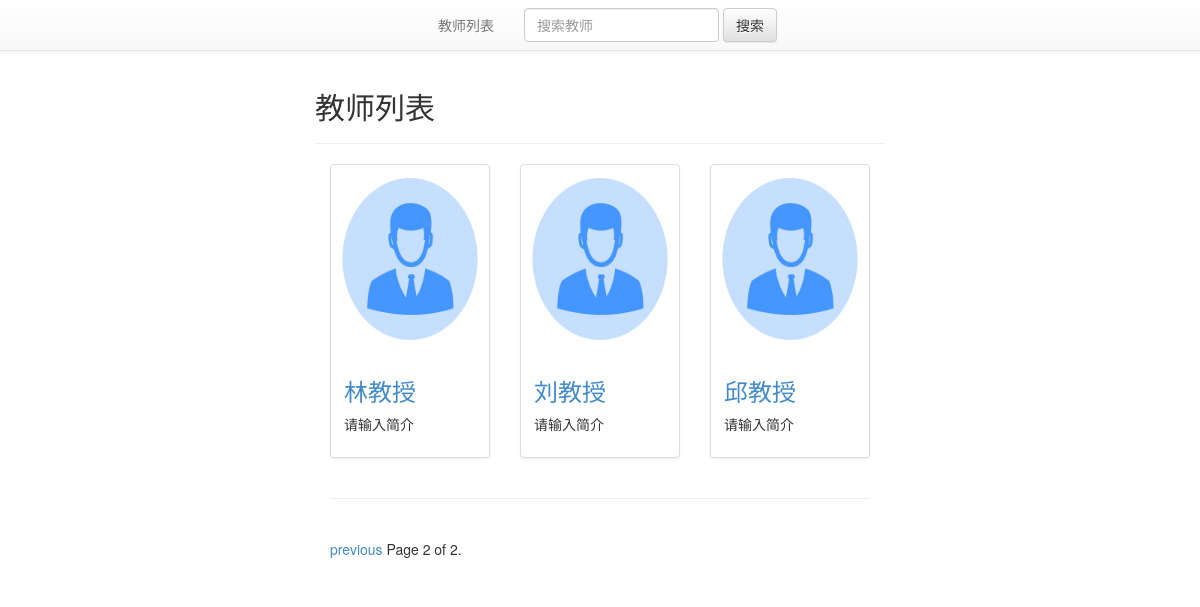
Page /Teachers/?page=2 on the committed database.
### Teachers/models.py (models this page shows, shortened)
class Teacher(models.Model):
    name = models.CharField(verbose_name = '姓名' ,max_length=30,default='')
    slug = models.SlugField(verbose_name = "链接别名",unique=True)
    image = models.ImageField(verbose_name = "头像",upload_to=upload_location,
            null=True,
            blank=True,
            width_field="width_field",
            height_field="height_field")
    height_field = models.IntegerField(verbose_name = "高度",default=0)
    width_field = models.IntegerField(verbose_name = "宽度",default=0)
    sex_choice = (("Male","男"),("Female","女"))
    sex = models.CharField(verbose_name = "性别",max_length=10,choices=sex_choice,default='Male')
    professional_title = models.CharField(verbose_name = "职称",max_length=120,default = '大学教师')
    address = models.CharField(verbose_name = "地址",max_length=120,default = '')
    college = models.CharField(verbose_name = "所在大学",max_length=30,default = '')
    academy = models.CharField(verbose_name = "学院",max_length=30,default = '')
    institution = models.CharField(verbose_name = "院系",max_length=30,default = '')
    post_number = models.IntegerField(verbose_name = "邮编号码",default = 0)
    phone_number =  models.CharField(verbose_name = "电话号码",max_length=30,default = '')
    mail = models.EmailField(verbose_name = "邮箱",max_length = 254)
    content = models.TextField(verbose_name = "简介",default = u'请输入简介')
    UG_lesson = models.TextField(verbose_name = '本科生课程',default='')
    PG_lesson =  models.TextField(verbose_name = '研究生课程',default='')
    research_direction =  models.TextField(verbose_name = '研究方向',default='')
    research =  models.TextField(verbose_name = '科研工作',default='')
    hold_project =  models.TextField(verbose_name = '主持科研项目',default='')
    papers =  models.TextField(verbose_name = '期刊论文',default='')
    books =  models.TextField(verbose_name = '书籍著作',default='')
    conference_papers =  models.TextField(verbose_name = '会议论文',default='')
    recruitment =  models.TextField(verbose_name = '招聘公告',default='')
    updated = models.DateTimeField(auto_now=True, auto_now_add=False)
    timestamp = models.DateTimeField(auto_now=False, auto_now_add=True)
    def get_views_url(self):
	return reverse("Teachers:detail",kwargs={"slug":self.slug})
    class Meta:
        ordering = ["-timestamp", "-updated"]

### Teachers/views.py (the view)
def Teacher_list(request):
    today = timezone.now().date()
    queryset_list = Teacher.objects.all()
    query = request.GET.get("q")
    if query:
	queryset_list = queryset_list.filter(
		Q(name__icontains=query)|
		Q(content__icontains=query)|
		Q(college__icontains=query) |
		Q(academy__icontains=query)
		).distinct()
    paginator = Paginator(queryset_list, 6) # 每页显示6个结果
    page_request_var = "page"
    page = request.GET.get(page_request_var)
    try:
        queryset = paginator.page(page)
    except PageNotAnInteger:
        queryset = paginator.page(1)
    except EmptyPage:
        queryset = paginator.page(paginator.num_pages)
    context = {
		"object_list": queryset,
		"title": "教师列表",
		"result":"搜索结果",
		"page_request_var": page_request_var,
		"today": today,
	}
    return render(request, "Teacher_list.html", context)

### templates/Teacher_list.html (shortened to what this page needs)
{% extends "base.html" %}
{% block content %}
{%include 'list_nav_bar.html'%}
<div class='col-sm-6 col-sm-offset-3'>
<div class='row'>
{% if request.GET.q %}
         <h2> {{ result }}</h2>
   {%else%}
        <h2> {{ title }}</h2>
{% endif %}<hr/>
{% for obj in object_list %}
  <div class="col-sm-4 col-md-4">
    <div class="thumbnail">
        {% if obj.image %}
         <img src='{{ obj.image.url }}' class='img-responsive center-block' />
        {% endif %}
      <div class="caption">
        <h3><a href='{{ obj.get_views_url }}'>{{ obj.name }}</a></h3>
        <p>{{ obj.content|linebreaks|truncatechars:20 }}</p>
      </div>
    </div>
  </div>
{% cycle "" "" "</div><hr/><div class='row'>" %}
{% endfor %}
<div class="pagination">
    <span class="step-links">
        {% if object_list.has_previous %}
            <a href="?{{ page_request_var }}={{ object_list.previous_page_number }}{% if request.GET.q %}&q={{ request.GET.q }}{% endif %}">previous</a>
        {% endif %}
        <span class="current">
            Page {{ object_list.number }} of {{ object_list.paginator.num_pages }}.
        </span>
    </span>
</div>
</div>
{%endblock content %}

### static/css/base.css (style rules this page uses)
body { padding-top: 70px; }
.img-responsive, .thumbnail>img, .thumbnail a>img, .carousel-inner>.item>img, .carousel-inner>.item>a>img { display: block; max-width: 100%; height: 180; }

### rows in the picture
Teacher: image (picture), name "林教授", content "请输入简介"
Teacher: image (picture), name "刘教授", content "请输入简介"
Teacher: image (picture), name "邱教授", content "请输入简介"

### other values in the picture
{{ title }} "教师列表"
{{ object_list.number }} "2"
{{ object_list.paginator.num_pages }} "2"
